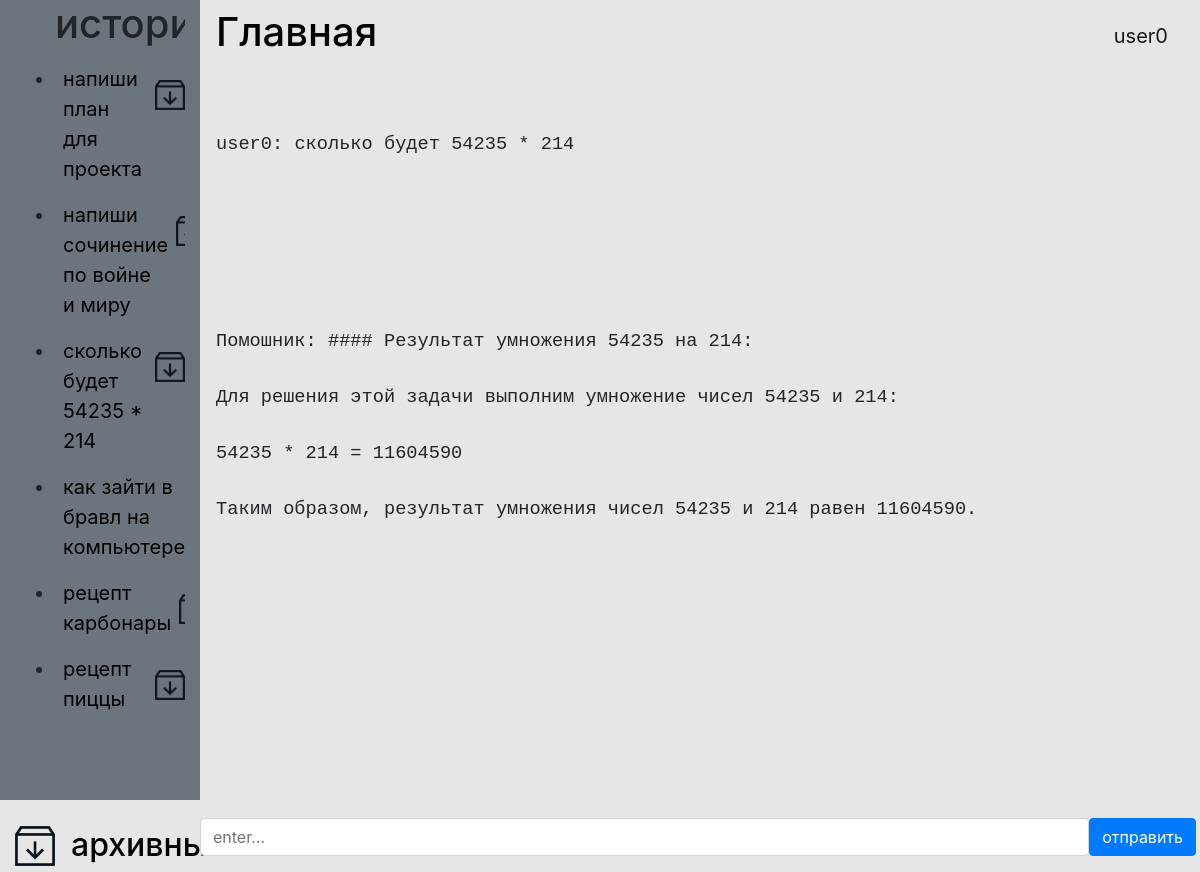
The page /chats/7 (signed in) on the database its author committed.
### data/chats.py (models this page shows)
class Chats(SqlAlchemyBase, SerializerMixin):
    __tablename__ = 'chats'
    id = sqlalchemy.Column(sqlalchemy.Integer, primary_key=True, autoincrement=True)
    name = sqlalchemy.Column(sqlalchemy.String)
    messages = orm.relationship("Messages", back_populates='chat')
    is_archived = sqlalchemy.Column(sqlalchemy.Boolean, default=False)
    user_id = sqlalchemy.Column(sqlalchemy.Integer, sqlalchemy.ForeignKey("users.id"))
    user = orm.relationship('User')

### data/users.py (models this page shows, shortened)
class User(SqlAlchemyBase, UserMixin, SerializerMixin):
    __tablename__ = 'users'
    id = sqlalchemy.Column(sqlalchemy.Integer, primary_key=True, autoincrement=True)
    surname = sqlalchemy.Column(sqlalchemy.String, nullable=True)
    name = sqlalchemy.Column(sqlalchemy.String, nullable=True)
    age = sqlalchemy.Column(sqlalchemy.Integer, nullable=True)
    position = sqlalchemy.Column(sqlalchemy.String, nullable=True)
    speciality = sqlalchemy.Column(sqlalchemy.String, nullable=True)
    address = sqlalchemy.Column(sqlalchemy.String, nullable=True)
    email = sqlalchemy.Column(sqlalchemy.String, index=True, unique=True, nullable=True)
    hashed_password = sqlalchemy.Column(sqlalchemy.String, nullable=True)
    modified_date = sqlalchemy.Column(sqlalchemy.DateTime, default=datetime.datetime.now)
    chats = orm.relationship("Chats", back_populates='user')

### data/messages.py (models this page shows)
class Messages(SqlAlchemyBase, SerializerMixin):
    __tablename__ = 'messages'
    id = sqlalchemy.Column(sqlalchemy.Integer, primary_key=True, autoincrement=True)
    role = sqlalchemy.Column(sqlalchemy.String)
    text = sqlalchemy.Column(sqlalchemy.String, nullable=True)
    chats_id = sqlalchemy.Column(sqlalchemy.Integer, sqlalchemy.ForeignKey("chats.id"))
    chat = orm.relationship('Chats')

### main.py (the view, shortened to what this page needs)
@app.route('/chats/<int:id>', methods=['GET', 'POST'])
@login_required
def chat(id):
    form = QuestForm()
    history = []
    db_sess = db_session.create_session()
    messages = db_sess.query(Messages).filter(Messages.chats_id == id)
    for i in messages:
        history.append({'role': i.role, 'content': i.text})
    if current_user.is_authenticated:
        chats = db_sess.query(Chats).filter((Chats.user == current_user) & (Chats.is_archived != True))
    else:
        chats = db_sess.query(Chats).filter(Chats.is_archived != True)
    return render_template('chats.html',
                           form=form,
                           chat=messages,
                           chats=chats
                           )

### forms/jobs.py
class QuestForm(FlaskForm):
    ask = StringField('введите запрос', validators=[DataRequired()])
    submit = SubmitField('отправить')

### data/db_session.py (called while the page is built)
def create_session() -> Session:
    global __factory
    return __factory()

### main.py (called while the page is built)
@login_manager.user_loader
def load_user(user_id):
    db_sess = db_session.create_session()
    return db_sess.query(User).get(user_id)

### templates/chats.html (shortened to what this page needs)
{% extends "base.html" %}
{% block content %}
<div style="height: 800px overflow-y: auto">
    {% for item in chat%}
        <pre>
        {% if item.role == 'user' %}
            <p class="p-3">{{current_user.name}}: {{item.text}}</p>
        {% else %}
            <p class="p-3">Помошник: {{item.text}}</p>
        {% endif %}
        </pre>
    {% endfor %}
</div>
<form action="" method="post" class="ask">
    <div class="d-flex">
        {{ form.ask(class="form-control", placeholder="enter...") }}<br>
        <p>{{ form.submit(type="submit", class="btn btn-primary") }}</p>
    </div>
</form>
{% endblock %}

### templates/base.html (shortened to what this page needs)
<!DOCTYPE html>
<html lang="en">
<head>
    <link rel="stylesheet"
          href="https://stackpath.bootstrapcdn.com/bootstrap/4.4.1/css/bootstrap.min.css"
>
    <link rel="stylesheet" href="../static/css/style.css">
</head>
<body class="d-flex" style="background-color: #e6e6e6 ">
    <div style="min-height: 100vh" class="col-2 bg-secondary">
    <div style="overflow-y: auto">
        <ul>
            <h1>история</h1>
            {% for item in chats%}
                {% if current_user.is_authenticated and current_user == item.user %}
                    <div class="d-flex">
                        <li><a href="/chats/{{ item.id }}">{{item.name}}</a></li>
                        <div class="pt-4">
                            <a href="/archive/{{ item.id }}"><img src="../static/img/archive.png"  width="30" height="30"></a>
                        </div>
                    </div>
                {% endif %}
            {% endfor %}
        </ul>
    </div>
        <a href="/archive">
        <div class="ask d-flex">
            <img src="../static/img/archive.png"  width="40" height="40">
            <h2 class="ml-3">архивные чаты</h2>
        </div>
        </a>
    </div>
    <div class="col-10" style=" padding: 0">
        <header>
            <nav class="navbar navbar-light" >
                <a class="h1" href="/">Главная</a>
                {% if current_user.is_authenticated %}
                    <a class="navbar-brand" href="/logout">{{ current_user.name }}</a>
                {% else %}
                    <p>
                        <a class="btn btn-primary " href="/register">Зарегистрироваться</a>
                        <a class="btn btn-success" href="/login">Войти</a>
                    </p>
                {% endif %}
            </nav>
        </header>
        <main role="main" style="height: 100%">
            {% block content %}{% endblock %}
        </main>
    </div>
</body>
</html>

### static/css/style.css (style rules this page uses)
p { font-size: 14pt; }
li { font-size: 20px; padding: 8px; }
a { color: black; text-decoration: none; }
.ask { position: fixed; bottom: 0; width: 83%; }
body { height: 100vh; margin: 0; padding: 0; }

### rows shown on the page
Chats: name "напиши план для проекта"
Chats: name "напиши сочинение по войне и миру"
Chats: name "сколько будет 54235 * 214"
Chats: name "как зайти в бравл на компьютере"
Chats: name "рецепт карбонары"
Chats: name "рецепт пиццы"
User: name "user0"
Messages: text "сколько будет 54235 * 214"
Messages: text "#### Результат умножения 54235 на 214: Для решения этой задачи выполним умножение чисел 54235 и 214: 54235 * 214 = 11604590 Таким образом, результат умножения чисел 54235 и 214 равен 11604590."
